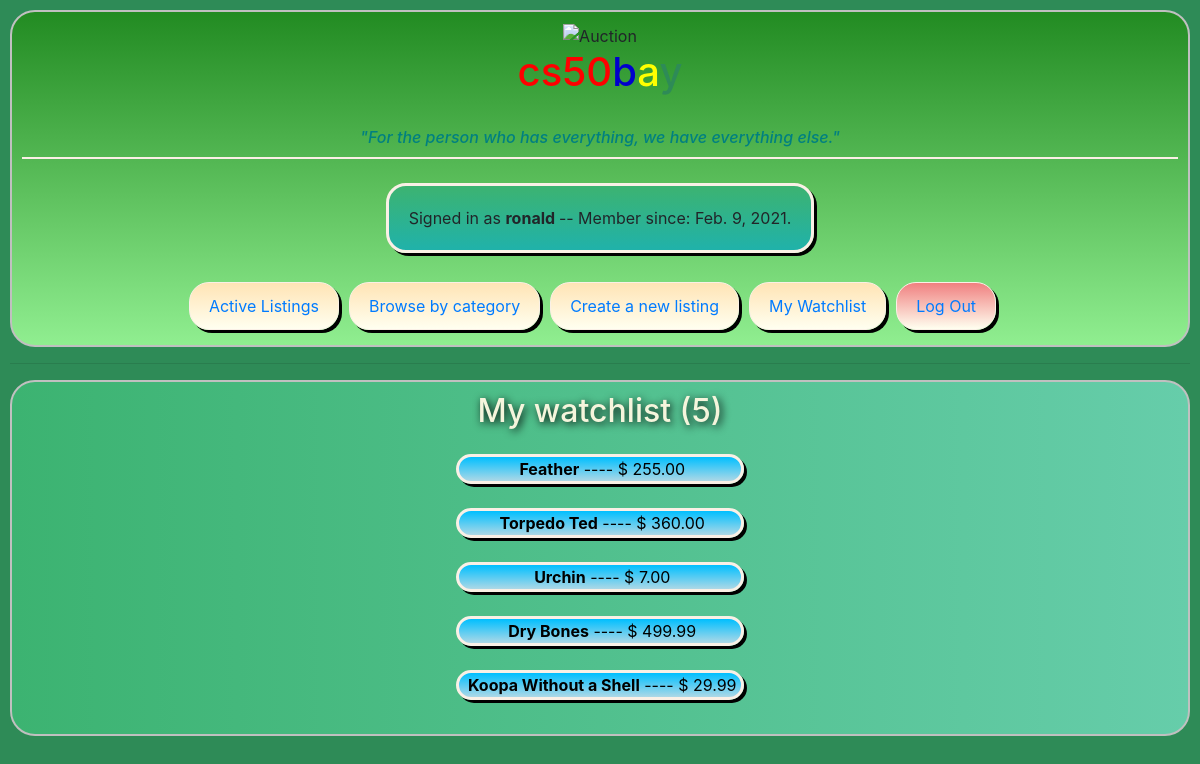
The page /my_watchlist (signed in) on the database its author committed.
### auctions/models.py (models this page shows, shortened)
class User(AbstractUser):
    member_since = models.DateField(auto_now_add=timezone.now())

class auction_listing(models.Model):
    title = models.CharField(max_length=64)
    description = models.TextField()
    starting_bid = models.DecimalField(max_digits=17, decimal_places=2, default=0)
    creation_date = models.DateTimeField(auto_now_add=timezone.now())
    author = models.CharField(max_length=150)#150 is max length of abstract user
    img_url = models.CharField(max_length=256, blank=True, null=True, help_text="Optional")
    watchlist = models.ManyToManyField(User, blank=True, related_name="user_watchlist")
    active_status = models.BooleanField(default=True)
    categories_list = (
        ('FA', 'Fashion'),
        ('BM', 'Books, Moves & Music'),
        ('EL', 'Electronics'),
        ('CO', 'Collectibles & Art'),
        ('HG', 'Home & Garden'),
        ('SG', 'Sporting Goods'),
        ('TH', 'Toys & Hobbies'),
        ('BI', 'Business & Industrial'),
        ('HB', 'Health & Beauty'),
        ('OT', 'Others')
    )
    category = models.CharField(max_length=2, choices=categories_list, default='OT', help_text="If not specified it will be set as Others")
    class meta:
        ordering = ('-creation_date')

### auctions/views.py (the view)
# urls.py: path("my_watchlist", views.my_watchlist, name="my_watchlist"),
@login_required(login_url='auctions/login.html')
def my_watchlist(request):
    myuser = User.objects.get(username=request.user)
    userwatchlist = myuser.user_watchlist.all()
    id_and_bid = {}
    for listing in userwatchlist:
        current_bid = bids.objects.get(pk=listing)
        id_and_bid[int(listing.id)] = current_bid.highest_bid
    return render(request, "auctions/watchlist.html", {
        "userwatchlist": userwatchlist,
        "id_and_bid": id_and_bid
        })

### auctions/views.py (called while the page is built)
@register.filter
def get_bid(dictionary, key):
    return dictionary.get(key)# django's template wont let parse forloop.counter as an index on a list, so

### auctions/templates/auctions/watchlist.html (shortened to what this page needs)
{% extends "auctions/layout.html" %}
{% block body %}
<h2 class="maintitle">My watchlist ({{id_and_bid |length}})</h2>
<br>
<div>
{% for listing in userwatchlist%}
    <a href="{% url 'listing' listing.id %}" class="watchlistitem">
        <div class="cardstyle" style="margin: auto;">
            <strong>{{listing.title}}</strong> ----  $ {{ id_and_bid | get_bid:listing.id }}
        </div>
    </a>
    <br>
{% endfor %}
</div>
{% endblock %}

### auctions/templates/auctions/layout.html (shortened to what this page needs)
{% load static %}
<!DOCTYPE html>
<html lang="en">
    <head>
        <link rel="stylesheet" href="https://stackpath.bootstrapcdn.com/bootstrap/4.4.1/css/bootstrap.min.css">
        <link href="{% static 'auctions/styles.css' %}" rel="stylesheet">
    </head>
    <body>
        <header>
            <div class="centerbanner">
                <img src="{% static 'auctions/images/ai.png' %}" alt="Auction" style="width: 100px; height: auto; background: transparent;">
                <h1> <span style="color: red;">cs50</span><span style="color: MediumBlue;">b</span><span style="color: Yellow;">a</span><span style="color: #2E8B57;">y</span>  </h1>
                <br>
                <h6 style="color: Teal; font-style: italic;">"For the person who has everything, we have everything else."</h6>
            </div>
            <div class="commentline"></div>
            <br>
            <div>
                {% if user.is_authenticated %}
                    <div class="commentbox" style="width: max-content; margin: auto;">Signed in as <strong>{{ user.username }} </strong> -- Member since: {{user.member_since}}.</div>
                {% else %}
                    You are currently browsing as Guest.
                    <br>
                {% endif %}
                <br>
            </div>
            <div >
                <ul class="nav container" style="justify-content: center;">
                    <li class="nav-item navbox">
                        <a class="nav-link" href="{% url 'index' %}">Active Listings</a>
                    </li>
                    <li class="nav-item navbox">
                        <a class="nav-link" href="{% url 'all_categories'%}">Browse by category</a>
                    </li>
                    {% if user.is_authenticated %}
                        <li class="nav-item navbox">
                            <a class="nav-link" href="{% url 'new_listing'%}">Create a new listing</a>
                        </li>
                        <li class="nav-item navbox">
                            <a class="nav-link" href="{% url 'my_watchlist' %}">My Watchlist</a>
                        </li>
                        <li class="nav-item navboxlogout">
                            <a class="nav-link" href="{% url 'logout' %}">Log Out</a>
                        </li>
                    {% endif %}
                </ul>
            </div>
        </header>
        <hr>
        <main>
            {% block body %}
            {% endblock %}
        </main>
    </body>
</html>

### auctions/static/auctions/styles.css (style rules this page uses)
body { padding: 10px; background-color: #2E8B57; }
h1 { color:bisque; }
header { background-image: linear-gradient( #228B22, #90EE90); border: 2px solid #C0C0C0; border-radius: 25px; padding: 10px; }
main { background-image: linear-gradient(to right, #3CB371, #66CDAA); border: 2px solid #C0C0C0; border-radius: 25px; padding: 10px; }
.centerbanner { text-align: center; margin: auto; }
.container { display: flex; flex-wrap: wrap; align-items: center; }
.cardstyle { width: 18rem; background-image: linear-gradient(DeepSkyBlue, LightBlue); border-radius: 20px; border: 3px solid Linen; box-shadow: 3px 3px black; margin: 20px; text-align: center; }
.maintitle { text-align: center; color: beige; text-shadow: 2px 2px 8px black; margin: auto; }
.watchlistitem, .watchlistitem:hover { color: black; text-decoration: none; }
.commentbox { background-image: linear-gradient(#3CB371, LightSeaGreen); border-radius: 20px; border: 3px solid Linen; box-shadow: 3px 3px black; margin: 20px; padding: 20px; }
.navbox { background-image: linear-gradient(Moccasin, Ivory); border-radius: 20px; border: 1px solid Linen; box-shadow: 3px 3px black; margin: 5px; padding: 3px; }
.navboxlogout { background-image: linear-gradient(lightcoral, Ivory); border-radius: 20px; border: 1px solid Linen; box-shadow: 3px 3px black; margin: 5px; padding: 3px; }
.commentline { border-top: 2px solid linen; margin-top: 10px; width: 100%; }

### rows shown on the page
User: username "ronald", member_since "Feb. 9, 2021"
auction_listing: title "Feather", id "255.00"
auction_listing: title "Torpedo Ted", id "360.00"
auction_listing: title "Urchin", id "7.00"
auction_listing: title "Dry Bones", id "499.99"
auction_listing: title "Koopa Without a Shell", id "29.99"

### other values the page prints
{{ id_and_bid |length }} "5"
